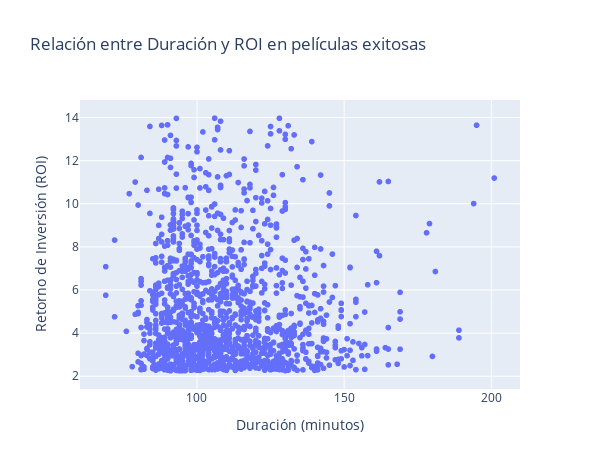

This figure's notebook cell:
### Code cell
# Filtrar los datos para obtener solo las películas con ROI mayor a 2.25
data_filtered = df[df['ROI'] > 2.25]

# Calcular el rango intercuartílico (IQR) para identificar y eliminar los valores extremos
Q1 = data_filtered['ROI'].quantile(0.25)
Q3 = data_filtered['ROI'].quantile(0.75)
IQR = Q3 - Q1

# Definir los límites superior e inferior para eliminar los valores extremos
lower_bound = Q1 - 1.5 * IQR
upper_bound = Q3 + 1.5 * IQR

# Filtrar las películas con ROI dentro del rango no extremo
data_filtered = data_filtered[(data_filtered['ROI'] >= lower_bound) & (data_filtered['ROI'] <= upper_bound)]

# Verificar si hay valores nulos en las columnas 'runtime' y 'ROI'
data_filtered = data_filtered.dropna(subset=['runtime', 'ROI'])

# Crear la gráfica interactiva de dispersión
fig = px.scatter(data_filtered, x='runtime', y='ROI',
                 title="Relación entre Duración y ROI en películas exitosas",
                 labels={'runtime': 'Duración (minutos)', 'ROI': 'Retorno de Inversión (ROI)'},
                 hover_data=['name', 'genre', 'rating', 'votes', 'budget', 'gross'])  # Agregar más columnas para mostrar en hover

# Ajustar el tamaño de la figura
fig.update_layout(
    width=600,  # Ancho de 600 píxeles
    height=469,  # Alto de 469 píxeles
)

# Mostrar la gráfica
fig.show()

### Figure 1 — Plotly figure (JSON) as saved in the notebook; plotly's stock layout.template omitted (floating-point values rounded to 4 significant figures; data arrays with more than 128 entries replaced by an {"elided": "..."} marker saying what was removed)
{"data": [{"customdata": {"elided": "1428x6 mixed values"}, "hovertemplate": "Duración (minutos)=%{x}<br>Retorno de Inversión (ROI)=%{y}<br>name=%{customdata[0]}<br>genre=%{customdata[1]}<br>rating=%{customdata[2]}<br>votes=%{customdata[3]}<br>budget=%{customdata[4]}<br>gross=%{customdata[5]}<extra></extra>", "legendgroup": "", "marker": {"color": "#636efa", "symbol": "circle"}, "mode": "markers", "name": "", "showlegend": false, "type": "scattergl", "x": {"elided": "1428 int values"}, "xaxis": "x", "y": {"elided": "1428 float values"}, "yaxis": "y"}], "layout": {"height": 469, "legend": {"tracegroupgap": 0}, "title": {"text": "Relación entre Duración y ROI en películas exitosas"}, "width": 600, "xaxis": {"anchor": "y", "domain": [0, 1], "title": {"text": "Duración (minutos)"}}, "yaxis": {"anchor": "x", "domain": [0, 1], "title": {"text": "Retorno de Inversión (ROI)"}}}}
